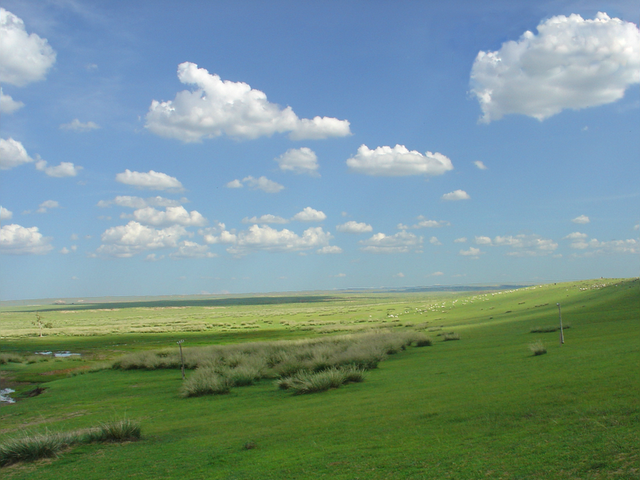
#> input picture 2nd Sem/DIP/img1.png, 640 x 480 px, found by its file name
$ python '3.image Subtraction.py'
#> lines starting #> are read from the running program, lines starting #| are printed output that depends on the picture
import cv2 as cv
import numpy as np

img1 = cv.imread(r"C:\Users\91703\Documents\PG docs\Lab-assignments\2nd Sem\DIP\img1.png")
#> img1 is the input picture: shape (480, 640, 3); mean B, G, R 141.4, 146.5, 118.4
img2 = cv.imread(r"C:\Users\91703\Documents\PG docs\Lab-assignments\2nd Sem\DIP\img2.jpg")
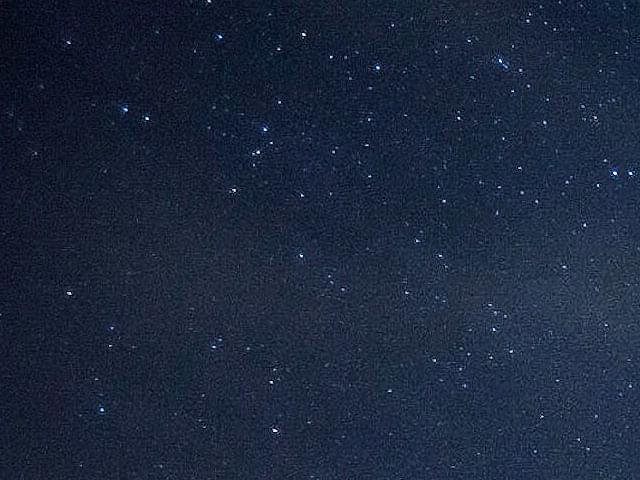
#> input picture 2nd Sem/DIP/img2.jpg, 640 x 480 px, found by its file name
#> img2 is the input picture: shape (480, 640, 3); mean B, G, R 60.6, 39.1, 27.7

res = cv.subtract(img1, img2)
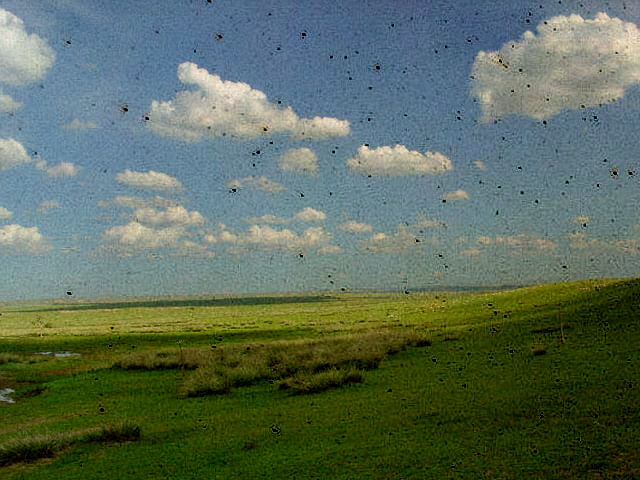
#> res: shape (480, 640, 3); mean B, G, R 89.3, 107.6, 90.9

cv.imshow('res', res)
cv.waitKey(0)
